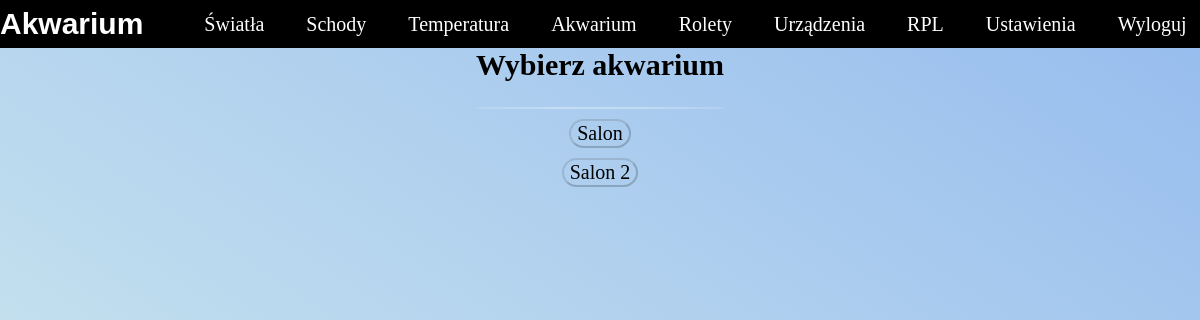
Before: /akwarium/ (signed in) with the older database file.
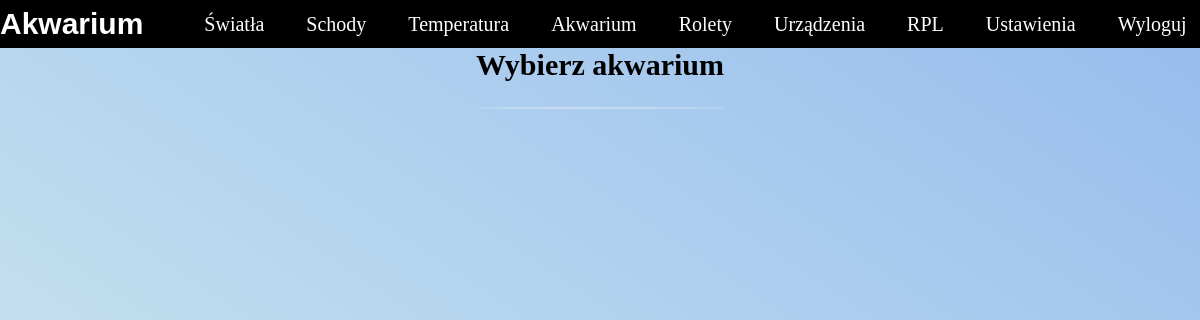
After: the same page with the newer database file.
### app/models.py (models this page shows, shortened)
class Sensor(models.Model):
    user = models.ForeignKey(User, null=True, on_delete=models.CASCADE)
    name = models.CharField(max_length=100)
    ip = models.CharField(max_length=100)
    port = models.IntegerField()
    created = models.DateTimeField(auto_now_add=True)
    fun = models.CharField(max_length=100,default="")

### app/views.py (the view, shortened to what this page needs)
# urls.py: path('akwarium/',views.aquarium, name="aquarium"),
@login_required(login_url='login')
def aquarium(request):
    user_id = request.user.id
    aquas = Sensor.objects.filter(fun = 'aqua').filter(user_id=user_id)
    context = {
            'aquas':aquas
    }
    return render(request,'base/aquarium.html',context)

### app/templates/base/aquarium.html (shortened to what this page needs)
{% extends 'main.html' %}
{% load static %}
{% block content %}
<link
  rel="stylesheet"
  type="text/css"
  media="screen"
  href='{% static "style/aqua.css" %}'
/>
<section class="Select-aqua" id="select-aqua">
  <h1>Wybierz akwarium</h1>
  <div class="Select-aqua__line"></div>
    {% for aqua in aquas %}
      <button class="Select-aqua__button" id="{{aqua.id}}">{{aqua.name}}</button>
    {% endfor %}
</section>
{% endblock content %}

Changed rows visible on the page:
removed Sensor: name "Salon"
removed Sensor: name "Salon 2"
